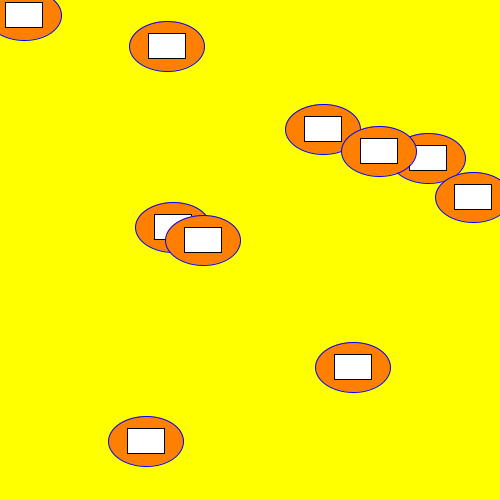
Frame 1 (no input)
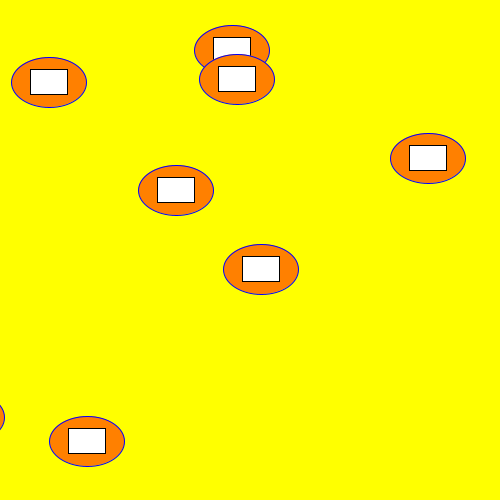
Frame 60 (the mouse pressed at the canvas centre just before this capture)
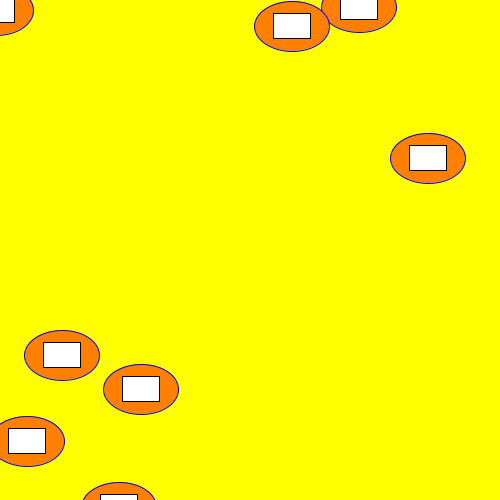
Frame 120 (the mouse held since frame 60 and released just before this capture)

The Processing sketch that drew these frames (run headless with seeded random() and noise(); from frame 60 on, the mouse is pressed at the canvas centre):

// Processing sketch: demo6_methods
// ── demo6_methods.pde
// CSC220F19DemoA_SetupDraw Parson's csc120 recap
// modified by Schwesinger
int SIZE = 10;
Avatar[] avatars = new Avatar[SIZE];

void setup() {
  size(500, 500);
  frameRate(60);

  for (int i = 0; i < SIZE; i++) {
      avatars[i] = new Avatar();
      avatars[i].x = (int)random(width);
      avatars[i].y = (int)random(width);
      avatars[i].xspeed = (int)random(-5, 5);
      avatars[i].yspeed = (int)random(-5, 5);
      avatars[i].w = 75;
      avatars[i].h = 50;
  }

  rectMode(CENTER);
  ellipseMode(CENTER);
}

void draw() {
  background(255, 255, 0);
  for (Avatar a : avatars) {
    a.display();
    a.move();
  }
}

class Avatar {
    // class attributes
    int x, y;
    int xspeed, yspeed;
    int w, h;

    void display() {
      stroke(0, 0, 255);
      fill(255, 128, 0);
      ellipse(x, y, w, h);
      stroke(0);
      fill(255);
      rect(x, y, w/2, h/2);
    }

    void move() {
      x += xspeed;
      y += yspeed;
      if (x > width+w || x < 0-w) {
        xspeed = - xspeed;
      }
      if (y < 0-h || y > height+h) {
        yspeed = - yspeed;
      }
    }
}
